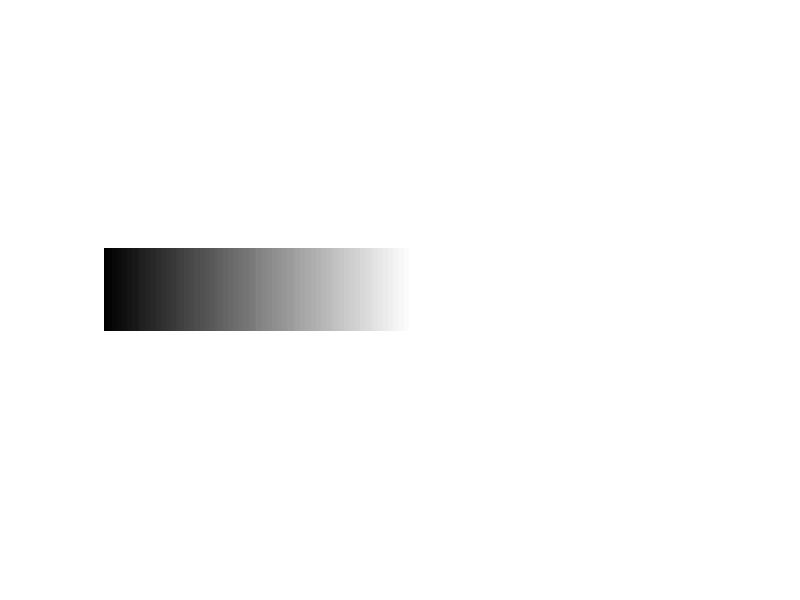

Reproduce this figure in MATLAB. (Note: this script raises an error after producing the figure.)
%% KBE, 26/2-2013
clear, close all;

%% Read image and save as ascii hex file

%img = imread('rice.tif');
%img = imread('test_img2.jpg');
%img = rgb2gray(img);
x = ones(32,1);
y = 1:120; 

img  = x*y;
img = img./max(img(:));

img = [img ones(32,120)];
%img = img(1:32, 1:240);
figure;
imshow(img);

SaveImgInTextFile(img, 'ImageIn12.txt', '%d'); % Format %d or %x

%% Use orig img for formatting output image
imgEdge = LoadImgFromTextFile(img, 'ImageOut.txt');
figure;
imshow(imgEdge);